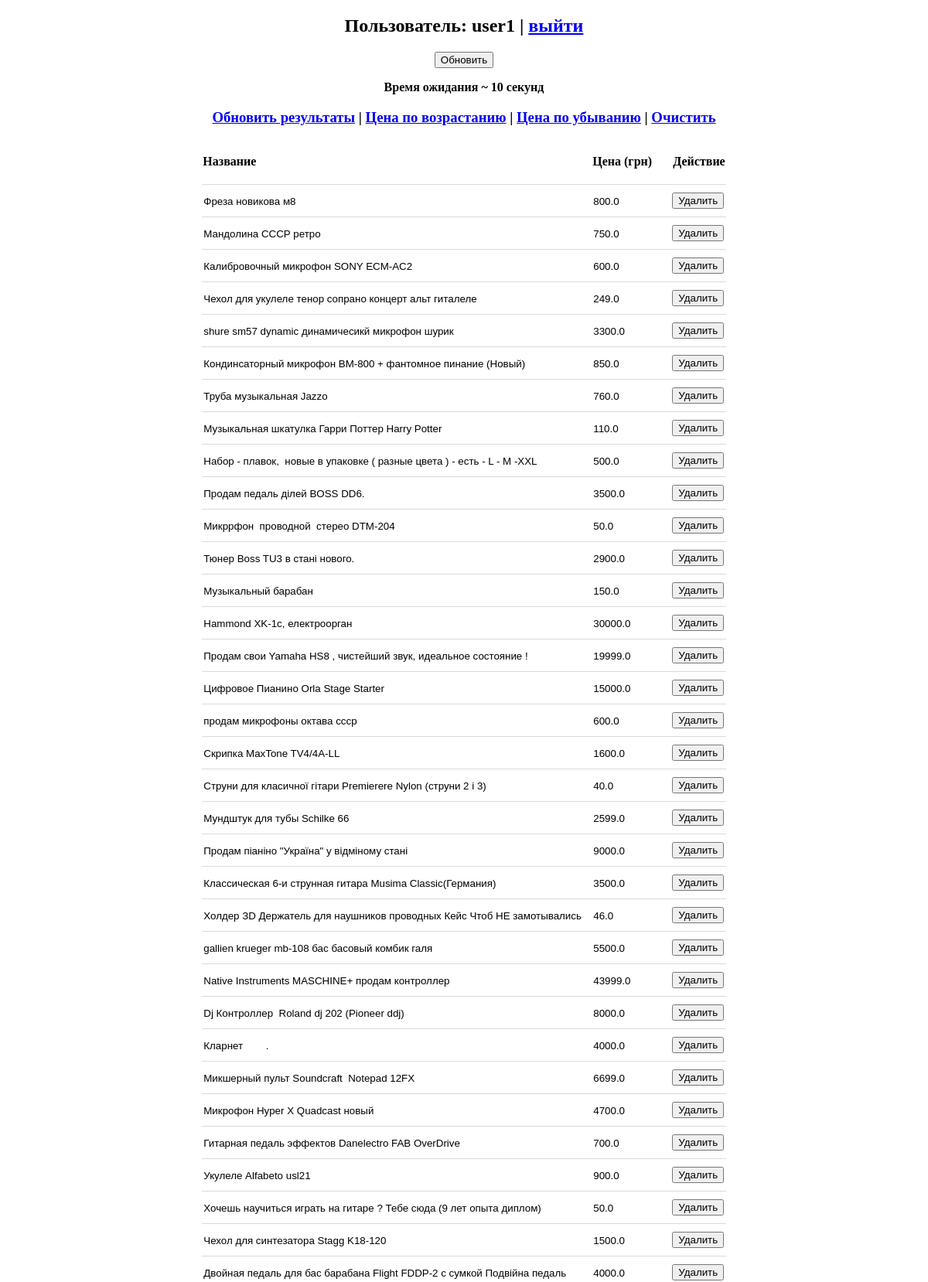
The page / (signed in, upper part) on the database its author committed.
### main.py (models this page shows, shortened)
class Users(db.Model):
    id = db.Column(db.Integer, primary_key=True)
    login = db.Column(db.String(100), nullable=False)
    password = db.Column(db.String(255), nullable=False)
    access_level = db.Column(db.Integer, nullable=False)

class Advertisements(db.Model):
    id = db.Column(db.Integer, primary_key=True)
    title = db.Column(db.String(100), nullable=False)
    price = db.Column(db.Float, nullable=False)
    photo = db.Column(db.String(255), nullable=False)
    seller_name = db.Column(db.String(255), nullable=False)

### main.py (the view, shortened to what this page needs)
@app.route('/', methods=['GET', 'POST'])
def index():
    try:
        user_id = session['user_id']
    except:
        return redirect(url_for('login'))
    user = Users.query.get(user_id)
    if user.access_level == 1:
        goal = 100
        estimate_time = 10
    elif user.access_level == 2:
        goal = 200
        estimate_time = 20
    elif user.access_level == 3:
        goal = 300
        estimate_time = 30
    else:
        goal = 0
    if request.args.get('user') == 'logout':
        del session['user_id']
        return redirect(url_for('login'))
    advertisements = Advertisements.query.order_by(Advertisements.id.desc()).limit(goal).all()
    if request.args.get('sort') == 'price_down':
        advertisements.sort(key=lambda x: x.price, reverse=True)
    if request.args.get('sort') == 'price_up':
        advertisements.sort(key=lambda x: x.price, reverse=False)
    data = {
        'user_id': user_id,
        'user_login': Users.query.get(user_id).login,
        'user_access_level': Users.query.get(user_id).access_level,
        'advertisements': advertisements,
        'estimate_time': estimate_time,
    }
    return render_template('main.html', data=data)

### templates/main.html (shortened to what this page needs)
{% extends 'base.html' %}
{% block content %}
    <h2>Пользователь: {{ data['user_login'] }} | <a href="?user=logout">выйти</a></h2>
    <form method="post">
        <input type="submit" name="action" value="Обновить">
        <p><b>Время ожидания ~ {{ data['estimate_time'] }} секунд</b></p>
    </form>
    <h3><a href="/">Обновить результаты</a> | <a href="?sort=price_up">Цена по возрастанию</a> | <a href="?sort=price_down">Цена по убыванию</a> | <a href="?data=clear">Очистить</a></h3>
    <br>
    {% if data['advertisements'] | length > 0 %}
        <table>
            <thead>
                <tr>
                    <th>Название</th>
                    <th>Цена (грн)</th>
                    <th>Действие</th>
                </tr>
            </thead>
            <tbody>
                {% for adv in data['advertisements'] %}
                    <tr>
                        <form method="post">
                            <td class="title">
                                <input type="text" name="title" value="{{ adv.title }}" readonly>
                            </td>
                            <td class="price">
                                <input type="text" name="price" value="{{ adv.price }}" readonly>
                            </td>
                            <td>
                                <input type="submit" name="action" value="Удалить">
                            </td>
                        </form>
                    </tr>
                {% endfor %}
            </tbody>
        </table>
    {% endif %}
{% endblock content %}

### templates/base.html (shortened to what this page needs)
<!DOCTYPE html>
<html lang="en">
<head>
</head>
<body>
    <center>
        {% block content %}
        {% endblock content %}
    </center>
</body>
</html>

### templates/base.html (style rules this page uses)
table { border-collapse: collapse; }
th { padding-bottom: 20px; text-align: left; }
tr { border-bottom: 1px solid #72727243; }
td { padding: 10px 0; }
td.title input { width: 500px; }
td.price input { width: 100px; }
.title input, .price input, .seller_name input { border: none; }

### rows shown on the page
Users: user_login "user1"
Advertisements: title "Фреза новикова м8", price "800.0"
Advertisements: title "Мандолина СССР ретро", price "750.0"
Advertisements: title "Калибровочный микрофон SONY ECM-AC2", price "600.0"
Advertisements: title "Чехол для укулеле тенор сопрано концерт альт гиталеле", price "249.0"
Advertisements: title "shure sm57 dynamic динамичесикй микрофон шурик", price "3300.0"
Advertisements: title "Кондинсаторный микрофон BM-800 + фантомное пинание (Новый)", price "850.0"
Advertisements: title "Труба музыкальная Jazzo", price "760.0"
Advertisements: title "Музыкальная шкатулка Гарри Поттер Harry Potter", price "110.0"
Advertisements: title "Набор - плавок, новые в упаковке ( разные цвета ) - есть - L - M -XXL", price "500.0"
Advertisements: title "Продам педаль ділей BOSS DD6.", price "3500.0"
Advertisements: title "Микррфон проводной стерео DTM-204", price "50.0"
Advertisements: title "Тюнер Boss TU3 в стані нового.", price "2900.0"
Advertisements: title "Музыкальный барабан", price "150.0"
Advertisements: title "Hammond XK-1c, електроорган", price "30000.0"
Advertisements: title "Продам свои Yamaha HS8 , чистейший звук, идеальное состояние !", price "19999.0"
Advertisements: title "Цифровое Пианино Orla Stage Starter", price "15000.0"
Advertisements: title "продам микрофоны октава ссср", price "600.0"
Advertisements: title "Скрипка MaxTone TV4/4A-LL", price "1600.0"
Advertisements: title "Cтруни для класичної гітари Premierere Nylon (струни 2 і 3)", price "40.0"
Advertisements: title "Мундштук для тубы Schilke 66", price "2599.0"
Advertisements: title "Продам піаніно \"Україна\" у відміному стані", price "9000.0"
Advertisements: title "Классическая 6-и струнная гитара Musima Classic(Германия)", price "3500.0"
Advertisements: title "Холдер ЗD Держатель для наушников проводных Кейс Чтоб НЕ замотывались", price "46.0"
Advertisements: title "gallien krueger mb-108 бас басовый комбик галя", price "5500.0"
Advertisements: title "Native Instruments MASCHINE+ продам контроллер", price "43999.0"
Advertisements: title "Dj Контроллер Roland dj 202 (Pioneer ddj)", price "8000.0"
Advertisements: title "Кларнет .", price "4000.0"
Advertisements: title "Микшерный пульт Soundcraft Notepad 12FX", price "6699.0"
Advertisements: title "Микрофон Hyper X Quadcast новый", price "4700.0"
Advertisements: title "Гитарная педаль эффектов Danelectro FAB OverDrive", price "700.0"
Advertisements: title "Укулеле Alfabeto usl21", price "900.0"
Advertisements: title "Хочешь научиться играть на гитаре ? Тебе сюда (9 лет опыта диплом)", price "50.0"
Advertisements: title "Чехол для синтезатора Stagg K18-120", price "1500.0"
Advertisements: title "Двойная педаль для бас барабана Flight FDDP-2 с сумкой Подвійна педаль", price "4000.0"

### other values the page prints
{{ data['estimate_time'] }} "10"
